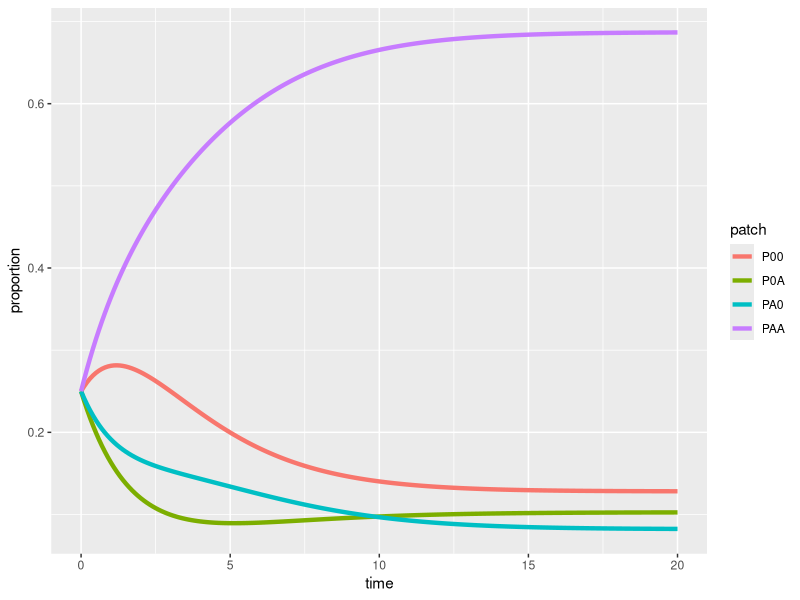
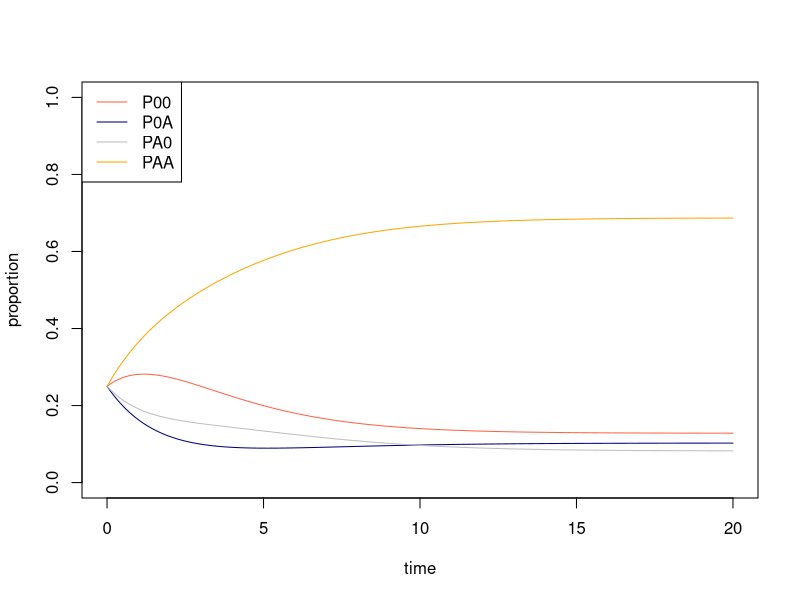

Reproduce these figures in R, in order.
## ---- chunk 1
library(deSolve)
library(ggplot2)
library(tidyr)


### Model specification
PSF <- function(times, state, parms) {
  with(as.list(c(state, parms)), {
    dP00_dt = P0A*dA + PA0*mA - P00*(PA0 + PAA)*rA
    dPA0_dt = P00*(PA0 + PAA)*rA - PA0*mA - PA0*cA
    dPAA_dt = PA0*cA - PAA*mA + P0A*(PA0 + PAA)*rA*alpha
    dP0A_dt = PAA*mA - P0A*(PA0 + PAA)*rA*alpha - P0A*dA

    return(list(c(dP00_dt, dPA0_dt, dPAA_dt, dP0A_dt)))
  })
}

### Model parameters
times <- seq(0, 20, by = 0.1)
state <- c(P00 = 0.25, PA0 = 0.25, PAA = 0.25, P0A = 0.25)
parms <- c(rA = 0.5, mA = 0.1, cA = 0.5, dA = 0.4, alpha = 0.7)

### ODE solver
pop_size <- ode(func = PSF, times = times, y = state, parms = parms)

# take a look at the results
head(pop_size)
tail(pop_size)

### Visualization I
pop_size %>%
  as.data.frame() %>%
  gather(key = "patch", value = "proportion", -time) %>%
  ggplot(aes(x = time, y = proportion, color = patch)) +
  geom_line(size = 1.5)

### Visualization II
plot(range(times), c(0,1), type = "n", xlab = "time", ylab = "proportion")
lines(P00 ~ time, data = pop_size, col = "tomato")
lines(P0A ~ time, data = pop_size, col = "navy")
lines(PA0 ~ time, data = pop_size, col = "gray")
lines(PAA ~ time, data = pop_size, col = "orange")
legend("topleft", legend = c("P00", "P0A", "PA0", "PAA"), col = c("tomato", "navy", "gray", "orange"), lty = 1)
